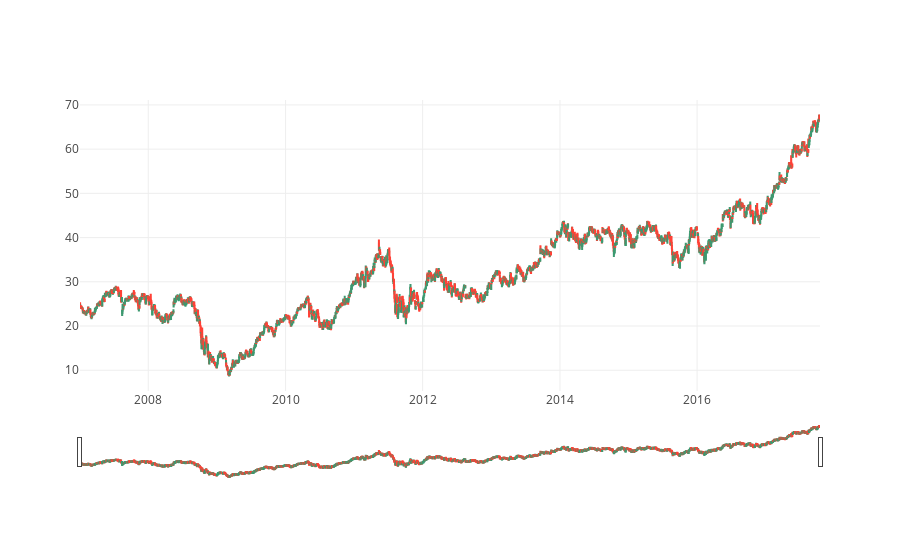

The notebook cell this image was saved under:
### Code cell
df = df_A

trace = go.Candlestick(x=df.Date,
                       open=df.Open,
                       high=df.High,
                       low=df.Low,
                       close=df.Close)
data = [trace]

py.iplot(data, filename='all indicators')

### Figure 1 — Plotly figure (JSON) as saved in the notebook; plotly's stock layout.template omitted (floating-point values rounded to 4 significant figures; data arrays with more than 128 entries replaced by an {"elided": "..."} marker saying what was removed)
{"data": [{"close": {"elided": "2717 float values"}, "high": {"elided": "2717 float values"}, "low": {"elided": "2717 float values"}, "open": {"elided": "2717 float values"}, "type": "candlestick", "uid": "21b92c9c-d3d6-11e8-89f8-c8ff2852c974", "x": {"elided": "2717 str values"}}], "layout": {}}
